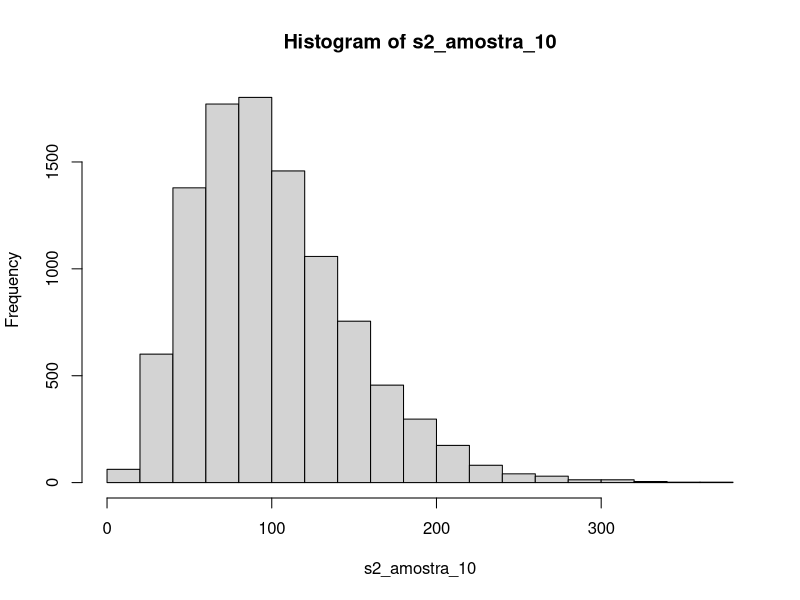
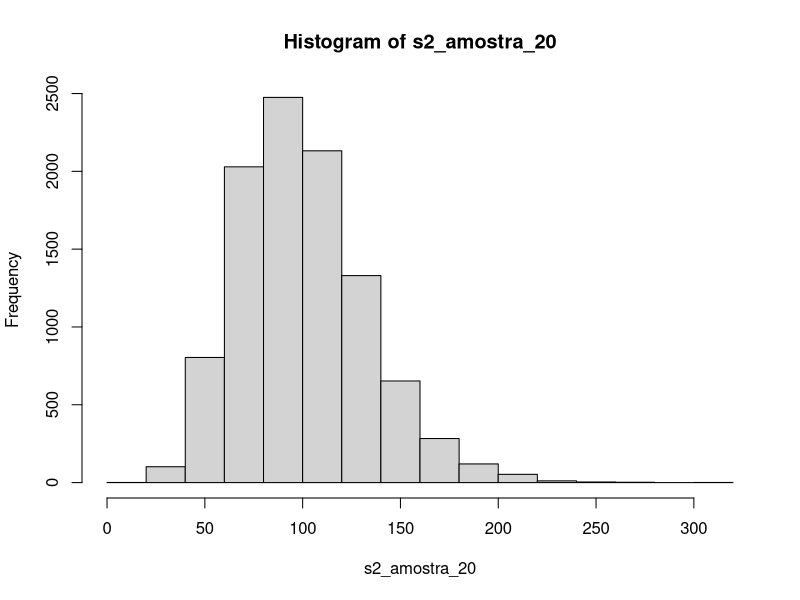
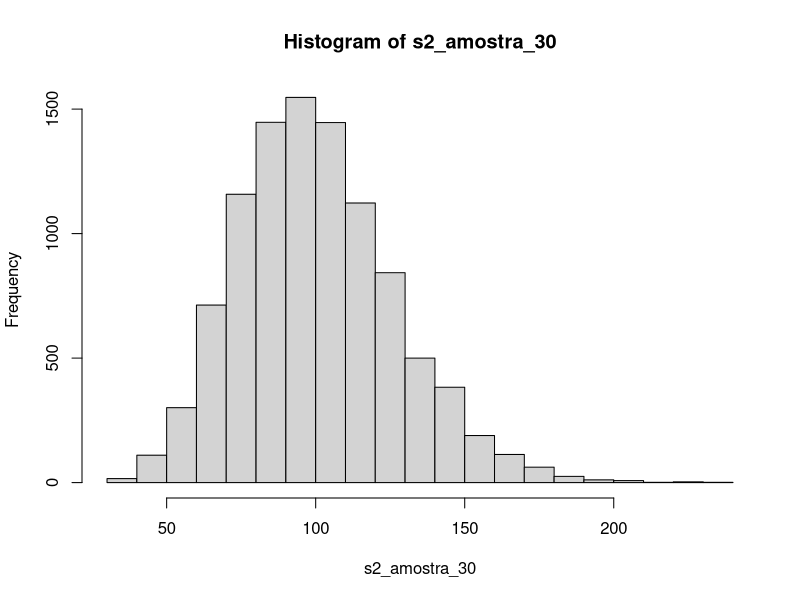
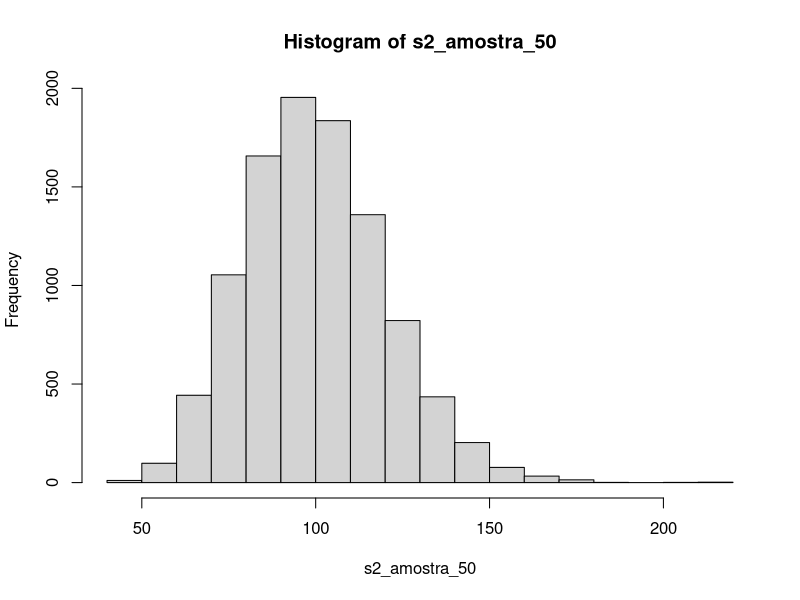
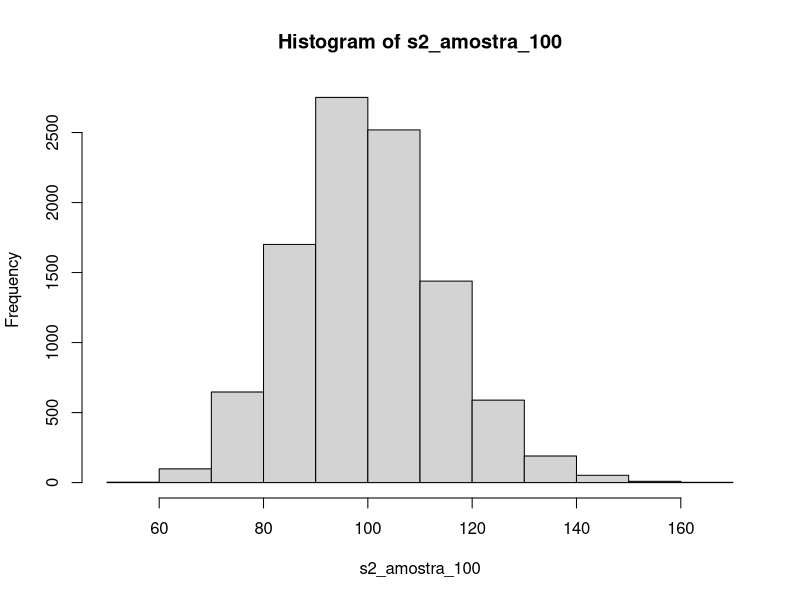
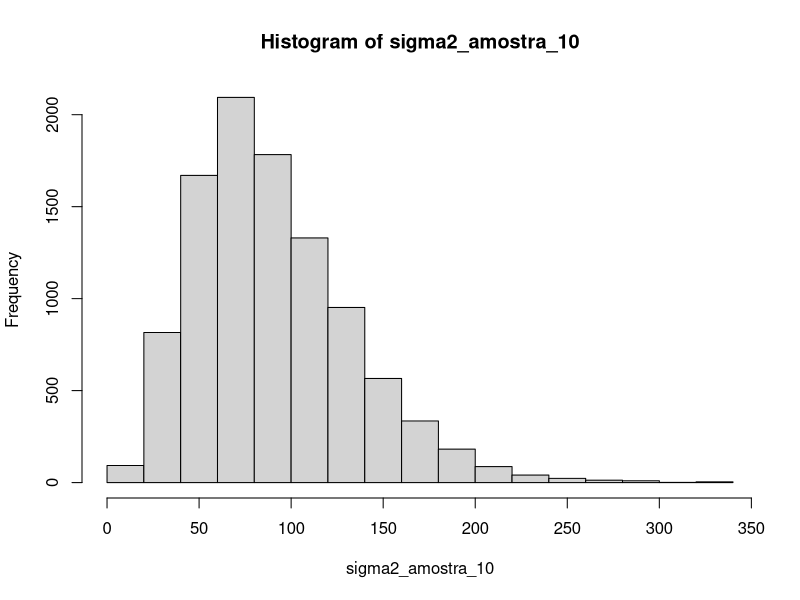
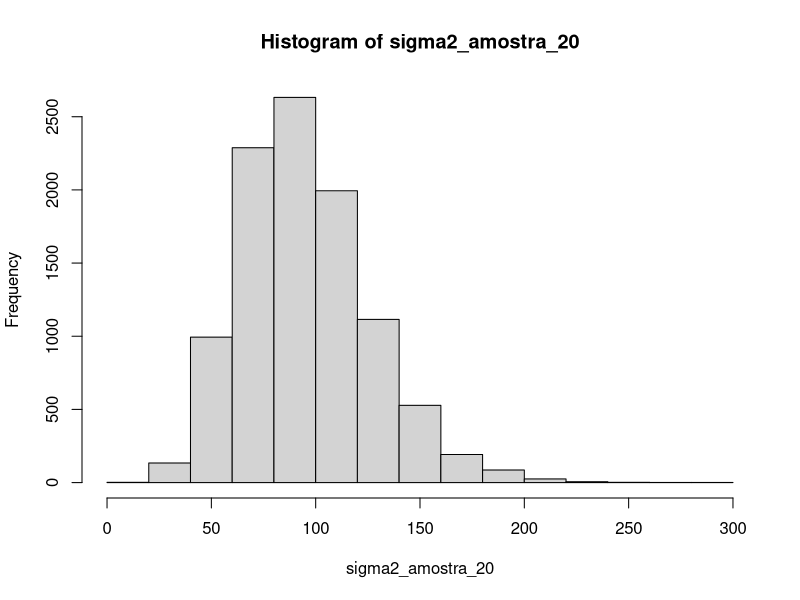
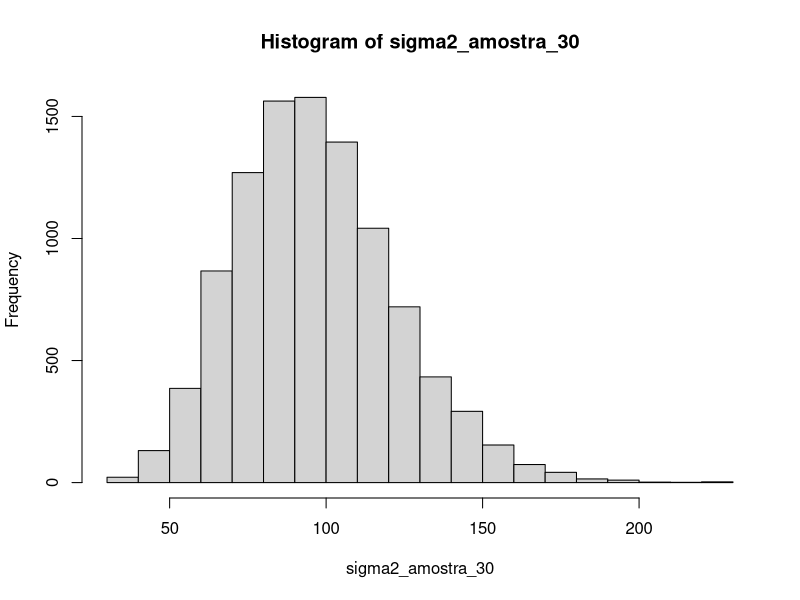

The R script that drew these images, in order:
# Questao 1

mean_pop = 500
sd_pop = 10

n_10 <- 10
n_20 <- 20
n_30 <- 30
n_50 <- 50
n_100 <- 100

s2_amostra_10 = c()
sigma2_amostra_10 = c()
s2_amostra_20 = c()
sigma2_amostra_20 = c()
s2_amostra_30 = c()
sigma2_amostra_30 = c()
s2_amostra_50 = c()
sigma2_amostra_50 = c()
s2_amostra_100 = c()
sigma2_amostra_100 = c()

s2 = function(amostra, n){
  x_barra = mean(amostra)
  somatorio_quadratico = 0
  for(i in 1:n){
    somatorio_quadratico <- somatorio_quadratico + ((amostra[i] - x_barra)**2)
  }
  return(somatorio_quadratico/(n-1))
}

sigma2 = function(amostra, n){
  x_barra = mean(amostra)
  somatorio_quadratico = 0
  for(i in 1:n){
    somatorio_quadratico <- somatorio_quadratico + ((amostra[i] - x_barra)**2)
  }
  return(somatorio_quadratico/n)
}

# gerando s2 e sigma2 de n = 10
for(i in 1:10000){
  amostra_10 = rnorm(n_10, mean_pop, sd_pop)
  s2_amostra_10[i] = s2(amostra_10, n_10)
  sigma2_amostra_10[i] = sigma2(amostra_10, n_10)
}

# gerando s2 e sigma2 de n = 20
for(i in 1:10000){
  amostra_20 = rnorm(n_20, mean_pop, sd_pop)
  s2_amostra_20[i] = s2(amostra_20, n_20)
  sigma2_amostra_20[i] = sigma2(amostra_20, n_20)
}

# gerando s2 e sigma2 de n = 30
for(i in 1:10000){
  amostra_30 = rnorm(n_30, mean_pop, sd_pop)
  s2_amostra_30[i] = s2(amostra_30, n_30)
  sigma2_amostra_30[i] = sigma2(amostra_30, n_30)
}

# gerando s2 e sigma2 de n = 50
for(i in 1:10000){
  amostra_50 = rnorm(n_50, mean_pop, sd_pop)
  s2_amostra_50[i] = s2(amostra_50, n_50)
  sigma2_amostra_50[i] = sigma2(amostra_50, n_50)
}

# gerando s2 e sigma2 de n = 100
for(i in 1:10000){
  amostra_100 = rnorm(n_100, mean_pop, sd_pop)
  s2_amostra_100[i] = s2(amostra_100, n_100)
  sigma2_amostra_100[i] = sigma2(amostra_100, n_100)
}

# histogramas
hist(s2_amostra_10)
hist(s2_amostra_20)
hist(s2_amostra_30)
hist(s2_amostra_50)
hist(s2_amostra_100)
hist(sigma2_amostra_10)
hist(sigma2_amostra_20)
hist(sigma2_amostra_30)
hist(sigma2_amostra_50)
hist(sigma2_amostra_100)

# medias dos s2
mean(s2_amostra_10)
mean(s2_amostra_20)
mean(s2_amostra_30)
mean(s2_amostra_50)
mean(s2_amostra_100)

# variancia dos s2
var(s2_amostra_10)
var(s2_amostra_20)
var(s2_amostra_30)
var(s2_amostra_50)
var(s2_amostra_100)

# media dos sigma2
mean(sigma2_amostra_10)
mean(sigma2_amostra_20)
mean(sigma2_amostra_30)
mean(sigma2_amostra_50)
mean(sigma2_amostra_100)

# variancia dos sigma2
var(sigma2_amostra_10)
var(sigma2_amostra_20)
var(sigma2_amostra_30)
var(sigma2_amostra_50)
var(sigma2_amostra_100)

# Como podemos perceber, conforme aumentarmos o n (tamanho da amostra), os valores de média e variância de S2 se aproximam mais rapidamente
# dos valores da população do que os valores de média e variãncia de Sigma2

# Questão 2

n = 100
t1 = c()
t2 = c()

for(i in 1:10000){
  amostra = runif(n, min = 0, max = 500)
  t1[i] = 2 * mean(amostra)
  t2[i] = ((n + 1) / n) * max(amostra)
}

vies_t1 = c()
vies_t2 = c()
eqm_t1 = c()
eqm_t2 = c()

e_t1 = mean(t1)
e_t2 = mean(t2)
var_t1 = var(t1)
var_t2 = var(t2)

vies_t1 = e_t1 - 500
vies_t2 = e_t2 - 500

eqm_t1 = var_t1 + (vies_t1)**2
eqm_t2 = var_t2 + (vies_t2)**2

# histogramas
hist(t1)
hist(t2)

# prints
print(vies_t1)
print(vies_t2)
print(eqm_t1)
print(eqm_t2)

# t2 porque se distancia menos e eqm é menor

